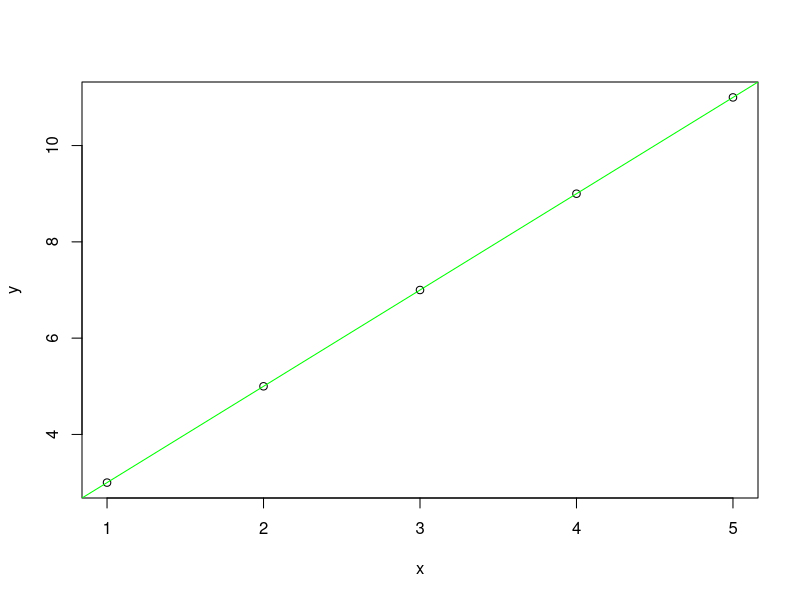

Recreate this plot in R.
# Name : Anish Sarkar
# Reg no: 19BCE1278
setwd("/home/anish/Documents/WIN 21-22/CSE3506 EDA/19BCE1278_Anish/L1")
data_set=read.csv("import d.csv")
names(data_set)
head(data_set)
plot(data_set)
LR_result=lm(y~x,data=data_set)
abline(LR_result,col="green")
summary(LR_result)
LR_result
LR_result$fitted.values
x=data.frame(x=6:8)
predict(LR_result,x)
x=data.frame(x=c(6,7))
# predictions
predict(LR_result,x)
